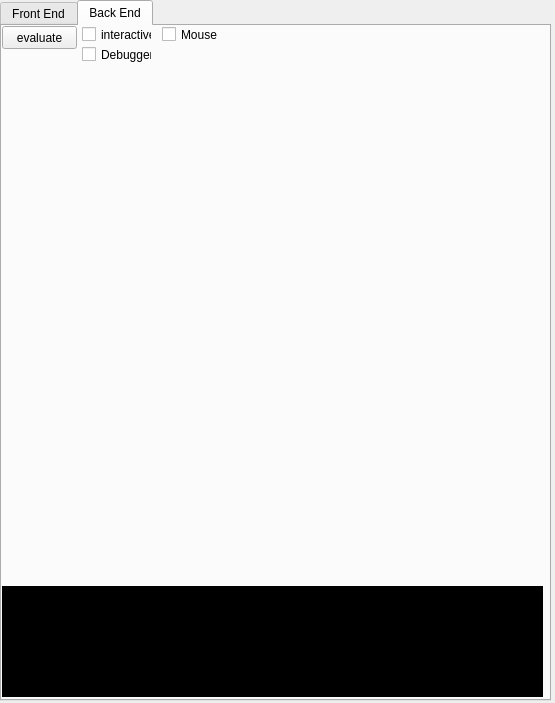
<?xml version="1.0" encoding="UTF-8"?>
<ui version="4.0">
 <class>scriptwidget</class>
 <widget class="QWidget" name="scriptwidget">
  <property name="geometry">
   <rect>
    <x>0</x>
    <y>0</y>
    <width>555</width>
    <height>703</height>
   </rect>
  </property>
  <property name="mouseTracking">
   <bool>true</bool>
  </property>
  <property name="acceptDrops">
   <bool>true</bool>
  </property>
  <property name="windowTitle">
   <string>scriptwidget</string>
  </property>
  <widget class="QTabWidget" name="tabWidget">
   <property name="geometry">
    <rect>
     <x>0</x>
     <y>0</y>
     <width>551</width>
     <height>701</height>
    </rect>
   </property>
   <property name="currentIndex">
    <number>1</number>
   </property>
   <widget class="QWidget" name="tab">
    <attribute name="title">
     <string>Front End</string>
    </attribute>
    <widget class="QWidget" name="horizontalLayoutWidget">
     <property name="geometry">
      <rect>
       <x>0</x>
       <y>0</y>
       <width>541</width>
       <height>671</height>
      </rect>
     </property>
     <layout class="QHBoxLayout" name="horizontalLayout">
      <item>
       <layout class="QVBoxLayout" name="labelset"/>
      </item>
      <item>
       <layout class="QVBoxLayout" name="sliderset">
        <property name="sizeConstraint">
         <enum>QLayout::SetDefaultConstraint</enum>
        </property>
       </layout>
      </item>
     </layout>
    </widget>
   </widget>
   <widget class="QWidget" name="tab_2">
    <attribute name="title">
     <string>Back End</string>
    </attribute>
    <widget class="QPushButton" name="evalbutton">
     <property name="geometry">
      <rect>
       <x>0</x>
       <y>0</y>
       <width>75</width>
       <height>23</height>
      </rect>
     </property>
     <property name="text">
      <string>evaluate</string>
     </property>
    </widget>
    <widget class="QWidget" name="verticalLayoutWidget">
     <property name="geometry">
      <rect>
       <x>0</x>
       <y>40</y>
       <width>541</width>
       <height>511</height>
      </rect>
     </property>
     <layout class="QVBoxLayout" name="vertlayout"/>
    </widget>
    <widget class="QListWidget" name="listener">
     <property name="geometry">
      <rect>
       <x>0</x>
       <y>560</y>
       <width>541</width>
       <height>111</height>
      </rect>
     </property>
     <property name="styleSheet">
      <string notr="true">background-color: rgb(0, 0, 0); color: rgb(85, 255, 127);</string>
     </property>
    </widget>
    <widget class="QWidget" name="horizontalLayoutWidget_2">
     <property name="geometry">
      <rect>
       <x>299</x>
       <y>0</y>
       <width>241</width>
       <height>31</height>
      </rect>
     </property>
     <layout class="QHBoxLayout" name="runonceset"/>
    </widget>
    <widget class="QCheckBox" name="interactivecheck">
     <property name="geometry">
      <rect>
       <x>80</x>
       <y>0</y>
       <width>70</width>
       <height>17</height>
      </rect>
     </property>
     <property name="text">
      <string>interactive</string>
     </property>
    </widget>
    <widget class="QCheckBox" name="debuggercheck">
     <property name="geometry">
      <rect>
       <x>80</x>
       <y>20</y>
       <width>70</width>
       <height>17</height>
      </rect>
     </property>
     <property name="text">
      <string>Debugger</string>
     </property>
    </widget>
    <widget class="QCheckBox" name="mousecheck">
     <property name="geometry">
      <rect>
       <x>160</x>
       <y>0</y>
       <width>70</width>
       <height>17</height>
      </rect>
     </property>
     <property name="text">
      <string>Mouse</string>
     </property>
    </widget>
   </widget>
  </widget>
 </widget>
 <layoutdefault spacing="6" margin="11"/>
 <resources/>
 <connections/>
</ui>
